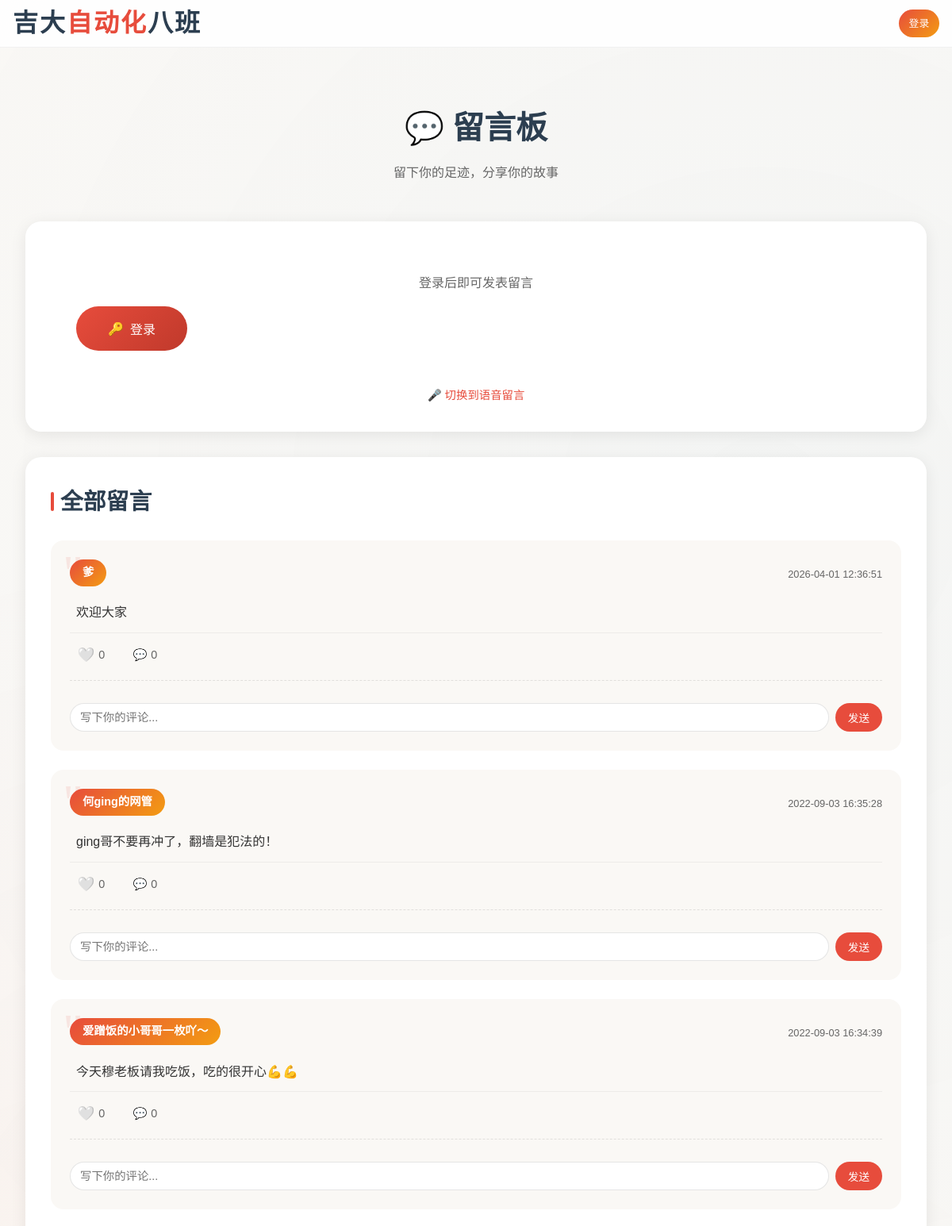
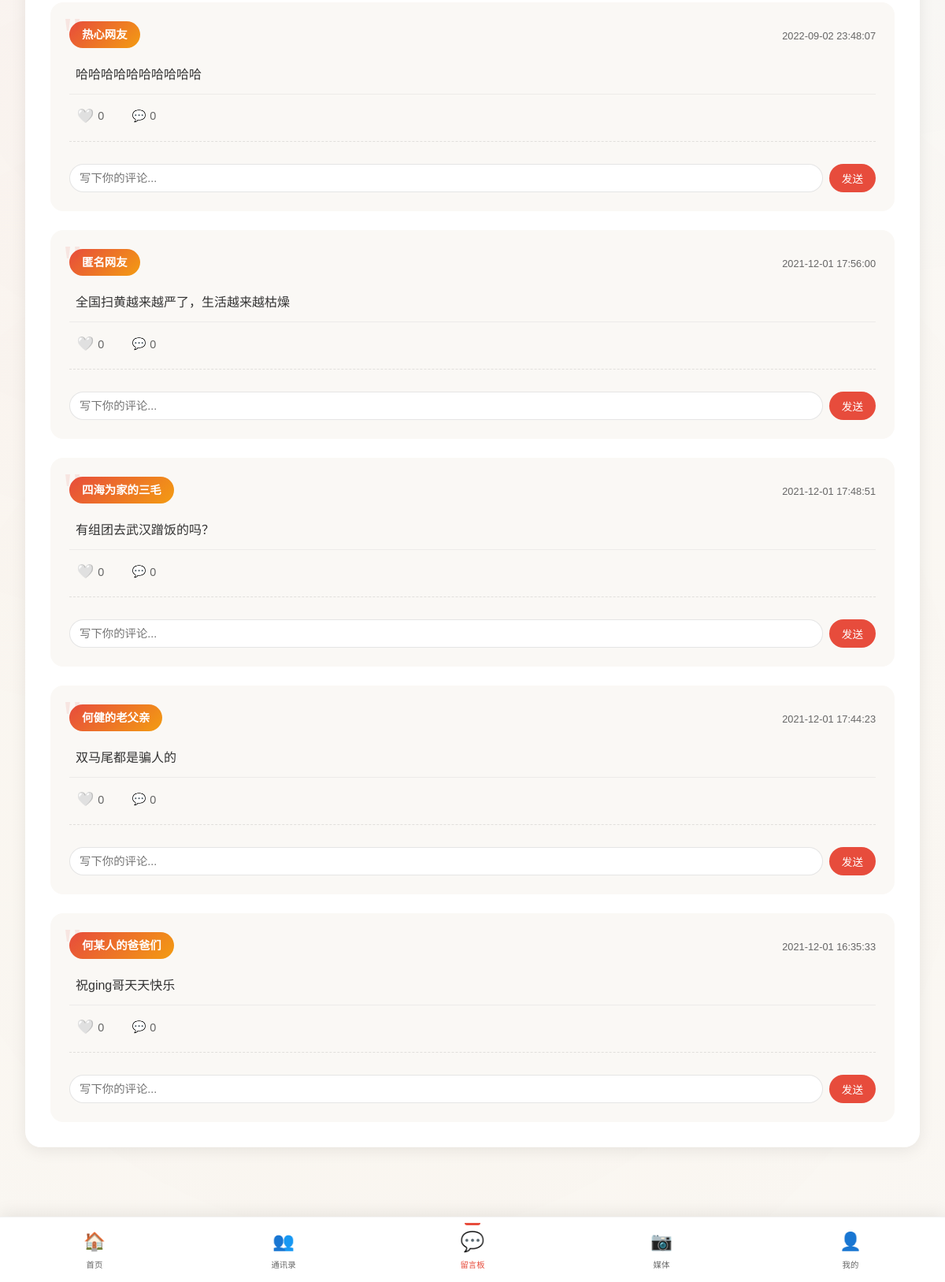
The page /lyb on the database its author committed (2 pictures, top to bottom).
### tables this page shows
CREATE TABLE messages (
            id INTEGER PRIMARY KEY AUTOINCREMENT,
            nickname TEXT NOT NULL,
            content TEXT NOT NULL,
            time TEXT NOT NULL,
            image TEXT
        , voice TEXT DEFAULT "");

### app.py (the view)
@app.route('/lyb')
def lyb():
    messages = database.read_lyb()
    messages.reverse()
    return render_template('lyb.html', messages=messages)

### app.py (called while the page is built)
@app.after_request
def add_no_cache_headers(response):
    response.headers['Cache-Control'] = 'no-cache, no-store, must-revalidate, max-age=0'
    response.headers['Pragma'] = 'no-cache'
    response.headers['Expires'] = '0'
    return response

### database.py (called while the page is built)
def get_db():
    if not hasattr(_thread_local, 'conn'):
        _thread_local.conn = sqlite3.connect(DB_FILE, check_same_thread=False)
        _thread_local.conn.row_factory = sqlite3.Row
    return _thread_local.conn

def read_lyb():
    conn = get_db()
    cursor = conn.cursor()
    cursor.execute('SELECT * FROM messages ORDER BY id')
    rows = cursor.fetchall()
    messages = []
    for row in rows:
        messages.append(dict(row))
    return messages

### templates/lyb.html (shortened to what this page needs)
<!DOCTYPE html>
<html lang="zh-CN">
<head>
    <link rel="stylesheet" href="/static/css/style.css">
</head>
<body>
    <header class="top-header">
        <h1 class="header-title">吉大<span>自动化</span>八班</h1>
        <div id="userStatus" class="user-status"></div>
    </header>
    <main class="main-content">
        <div class="container">
            <div class="page-header">
                <h1 class="page-title">💬 留言板</h1>
                <p class="page-subtitle">留下你的足迹，分享你的故事</p>
            </div>
            <div class="message-input-box" id="messageInputBox">
                <div class="message-login-prompt" id="messageLoginPrompt" style="text-align: center; padding: 2rem;">
                    <p style="color: var(--text-light); margin-bottom: 1rem;">登录后即可发表留言</p>
                    <button class="submit-btn" onclick="showVerifyModal()">
                        <span>🔑</span> 登录
                    </button>
                </div>
                <div style="text-align: center; margin-top: 10px;" id="voiceToggleArea" style="display: none;">
                    <button type="button" class="toggle-voice-btn" onclick="showVoiceMessageBox()" style="background: none; border: none; color: var(--secondary); cursor: pointer; font-size: 0.9rem;">
                        🎤 切换到语音留言
                    </button>
                </div>
            </div>
            <div class="message-board">
                <h2 class="section-title">全部留言</h2>
                <div class="message-list" id="messageList">
                    {% for msg in messages %}
                    <div class="message-item slide-in" id="msg-{{ msg.id }}" data-nickname="{{ msg.nickname }}" data-msg-id="{{ msg.id }}">
                        <div class="message-header">
                            <div class="message-nickname">{{ msg.nickname }}</div>
                            <div class="message-time">{{ msg.time }}</div>
                        </div>
                        {% if msg.voice %}
                        <div class="voice-message-player">
                            <button class="voice-play-btn" onclick="toggleVoicePlay(this, '{{ msg.voice }}')">
                                <span class="voice-play-icon">▶️</span>
                            </button>
                            <div class="voice-wave">
                                <span></span><span></span><span></span><span></span><span></span>
                            </div>
                            <span class="voice-duration">8秒</span>
                        </div>
                        {% else %}
                        <div class="message-content">{{ msg.content }}</div>
                        {% endif %}
                        <div class="message-actions">
                            <button class="like-btn" onclick="toggleLike({{ msg.id }})" data-liked="false">
                                <span class="like-icon">🤍</span>
                                <span class="like-count">0</span>
                            </button>
                            <button class="comment-toggle-btn" onclick="toggleComments({{ msg.id }})">
                                <span>💬</span>
                                <span class="comment-count">0</span>
                            </button>
                        </div>
                        <div class="comments-section" id="comments-{{ msg.id }}" style="display: block;">
                            <div class="comment-input-area" id="comment-input-{{ msg.id }}">
                                <input type="text" class="comment-input" placeholder="写下你的评论..." onkeypress="handleCommentKeypress(event, {{ msg.id }})">
                                <button class="comment-submit-btn" onclick="submitComment({{ msg.id }})">发送</button>
                            </div>
                        </div>
                    </div>
                    {% else %}
                    <div class="empty-message">还没有留言，快来写下第一句吧~</div>
                    {% endfor %}
                </div>
            </div>
        </div>
    </main>
    <nav class="bottom-tab-bar">
        <a href="/" class="tab-item">
            <span class="tab-icon">🏠</span>
            <span class="tab-label">首页</span>
        </a>
        <a href="/txl" class="tab-item">
            <span class="tab-icon">👥</span>
            <span class="tab-label">通讯录</span>
        </a>
        <a href="/lyb" class="tab-item active">
            <span class="tab-icon">💬</span>
            <span class="tab-label">留言板</span>
        </a>
        <a href="/media" class="tab-item">
            <span class="tab-icon">📷</span>
            <span class="tab-label">媒体</span>
        </a>
        <a href="/about" class="tab-item">
            <span class="tab-icon">👤</span>
            <span class="tab-label">我的</span>
        </a>
    </nav>
</body>
</html>

### rows shown on the page
messages: nickname "爹", time "2026-04-01 12:36:51", content "欢迎大家"
messages: nickname "何ging的网管", time "2022-09-03 16:35:28", content "ging哥不要再冲了，翻墙是犯法的！"
messages: nickname "爱蹭饭的小哥哥一枚吖～", time "2022-09-03 16:34:39", content "今天穆老板请我吃饭，吃的很开心💪💪"
messages: nickname "热心网友", time "2022-09-02 23:48:07", content "哈哈哈哈哈哈哈哈哈哈"
messages: nickname "匿名网友", time "2021-12-01 17:56:00", content "全国扫黄越来越严了，生活越来越枯燥"
messages: nickname "四海为家的三毛", time "2021-12-01 17:48:51", content "有组团去武汉蹭饭的吗？"
messages: nickname "何健的老父亲", time "2021-12-01 17:44:23", content "双马尾都是骗人的"
messages: nickname "何某人的爸爸们", time "2021-12-01 16:35:33", content "祝ging哥天天快乐"
